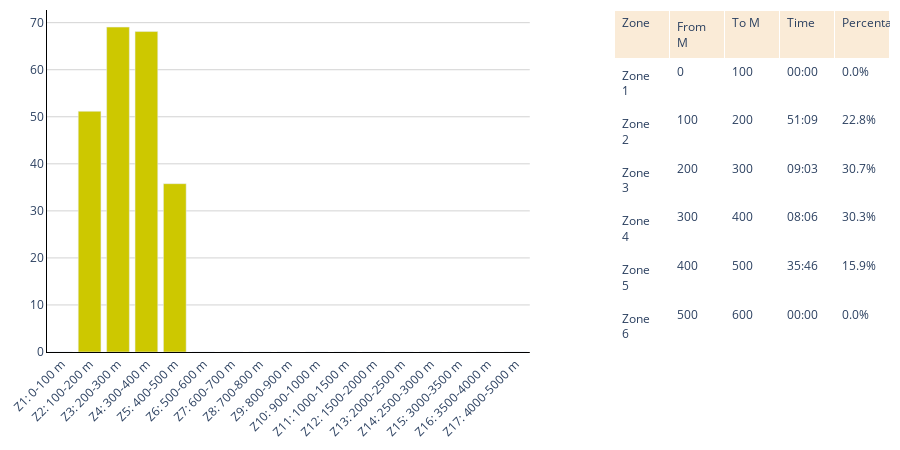

The notebook cell saved with this chart:
### Markdown cell above
## ELEVATION

### Code cell
elevation_fig = plot_elevation_zones(df_activity_visual)
# Save plot as PNG file
pio.write_image(elevation_fig, 'visuals/elevation_plot.png', width=1200, height=500)

elevation_fig

### Figure 1 — Plotly figure (JSON) as saved in the notebook; plotly's stock layout.template omitted (floating-point values rounded to 4 significant figures)
{"data": [{"customdata": ["00:00", "51:09", "09:03", "08:06", "35:46", "00:00", "00:00", "00:00", "00:00", "00:00", "00:00", "00:00", "00:00", "00:00", "00:00", "00:00", "00:00"], "hovertemplate": "<b>%{x}</b><br>Zone held during %{customdata}<br><extra></extra>", "marker": {"color": "rgb(205, 200, 0)"}, "type": "bar", "x": ["Z1: 0-100 m", "Z2: 100-200 m", "Z3: 200-300 m", "Z4: 300-400 m", "Z5: 400-500 m", "Z6: 500-600 m", "Z7: 600-700 m", "Z8: 700-800 m", "Z9: 800-900 m", "Z10: 900-1000 m", "Z11: 1000-1500 m", "Z12: 1500-2000 m", "Z13: 2000-2500 m", "Z14: 2500-3000 m", "Z15: 3000-3500 m", "Z16: 3500-4000 m", "Z17: 4000-5000 m"], "xaxis": "x", "y": [0, 51.16, 69.06, 68.12, 35.78, 0, 0, 0, 0, 0, 0, 0, 0, 0, 0, 0, 0], "yaxis": "y"}, {"cells": {"align": "left", "fill": {"color": "white"}, "values": [["Zone 1", "Zone 2", "Zone 3", "Zone 4", "Zone 5", "Zone 6", "Zone 7", "Zone 8", "Zone 9", "Zone 10", "Zone 11", "Zone 12", "Zone 13", "Zone 14", "Zone 15", "Zone 16", "Zone 17"], ["0", "100", "200", "300", "400", "500", "600", "700", "800", "900", "1000", "1500", "2000", "2500", "3000", "3500", "4000"], ["100", "200", "300", "400", "500", "600", "700", "800", "900", "1000", "1500", "2000", "2500", "3000", "3500", "4000", "5000"], ["00:00", "51:09", "09:03", "08:06", "35:46", "00:00", "00:00", "00:00", "00:00", "00:00", "00:00", "00:00", "00:00", "00:00", "00:00", "00:00", "00:00"], ["0.0%", "22.8%", "30.7%", "30.3%", "15.9%", "0.0%", "0.0%", "0.0%", "0.0%", "0.0%", "0.0%", "0.0%", "0.0%", "0.0%", "0.0%", "0.0%", "0.0%"]]}, "domain": {"x": [0.6727, 1.0], "y": [0, 1]}, "header": {"align": "left", "fill": {"color": "antiquewhite"}, "values": ["Zone", "From M", "To M", "Time", "Percentage"]}, "type": "table"}], "layout": {"height": 450, "margin": {"b": 10, "l": 10, "r": 10, "t": 10}, "plot_bgcolor": "rgba(0,0,0,0)", "xaxis": {"anchor": "y", "domain": [0, 0.5727], "linecolor": "black", "showgrid": true, "tickangle": -45}, "yaxis": {"anchor": "x", "domain": [0, 1], "gridcolor": "lightgrey", "gridwidth": 1, "linecolor": "black", "showgrid": true}}}
